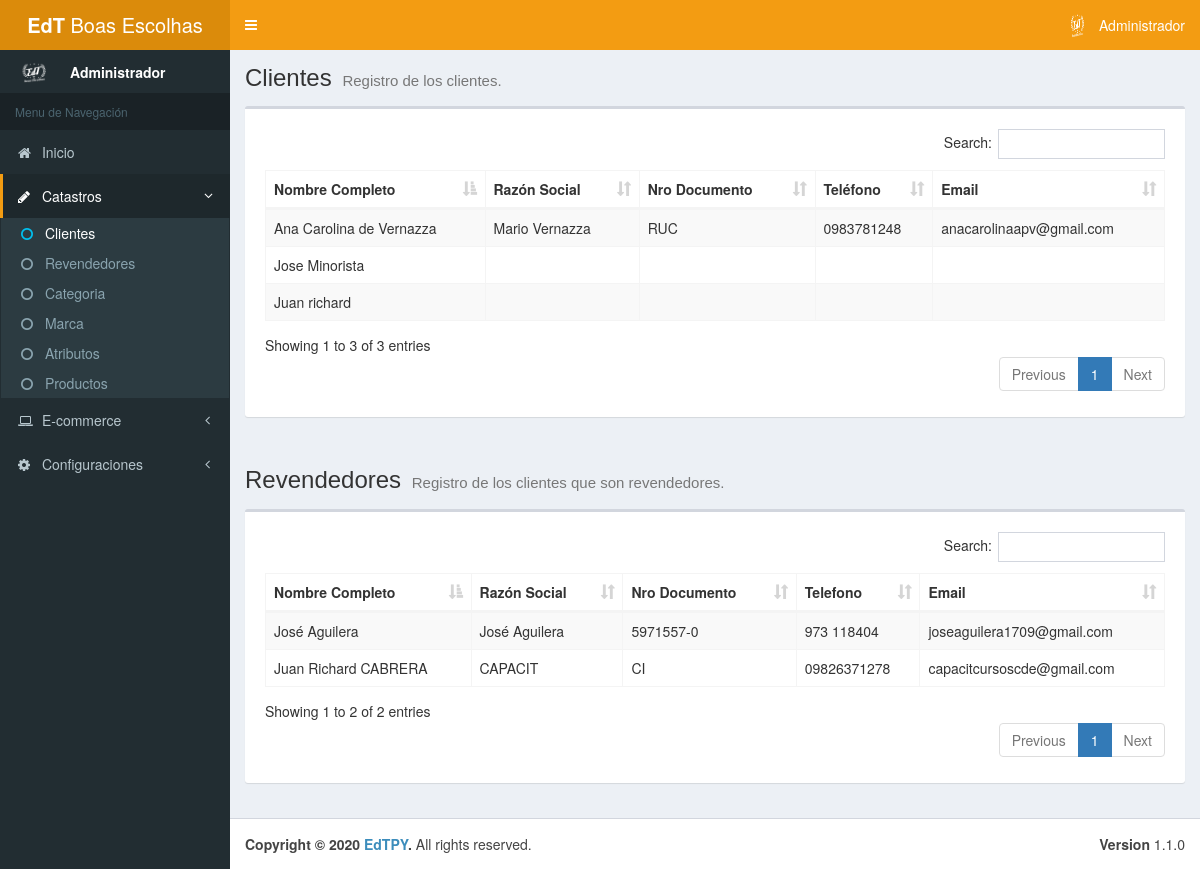
The app's page /admin/cliente.php (signed in), older data.
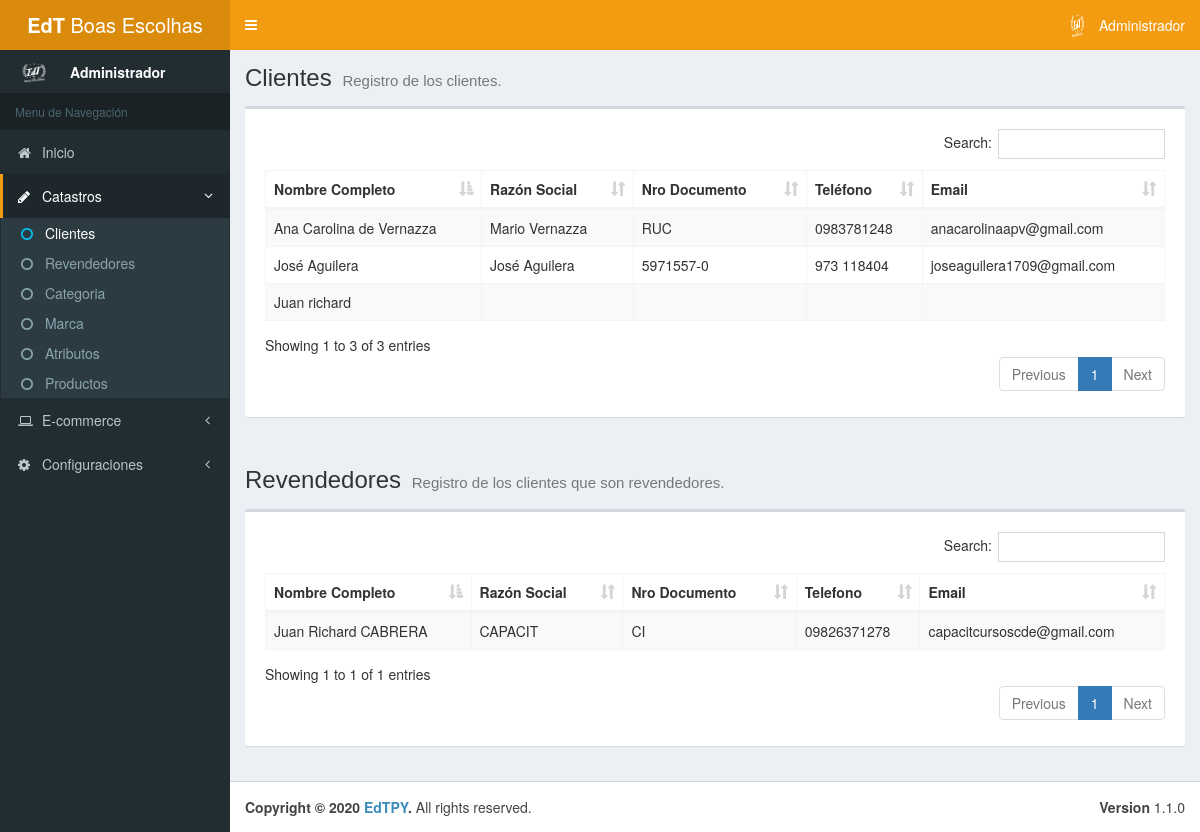
The same page, newer data.
### tables this page shows
CREATE TABLE IF NOT EXISTS `tb_cliente` (
  `id` int(11) NOT NULL AUTO_INCREMENT,
  `nombre` varchar(80) NOT NULL,
  `apellido` varchar(80) DEFAULT NULL,
  `ruc` varchar(20) DEFAULT NULL COMMENT 'RUC, RG, CI',
  `documento` varchar(50) DEFAULT NULL,
  `razon_social` varchar(80) DEFAULT NULL,
  `mayorista` tinyint(1) NOT NULL,
  `telefono` varchar(20) DEFAULT NULL,
  `email` varchar(80) DEFAULT NULL,
  `url` varchar(80) DEFAULT NULL,
  PRIMARY KEY (`id`)
);

### admin/mods/server/cliente.php (called while the page is built, shortened)
<?php
	function getClientes () {
		$connection = conn();
        $sql = "SELECT * FROM tb_cliente WHERE mayorista = 0
        ORDER BY nombre ASC";
		$query = $connection->prepare($sql);
		$query->execute();
		if ($query->rowCount() > 0) {
			$result= $query->fetchAll();
		} else {
			$result = null;
		}
		return $result;
	}
	function getRevendedores () {
		$connection = conn();
        $sql = "SELECT * FROM tb_cliente WHERE mayorista = 1
        ORDER BY nombre ASC";
		$query = $connection->prepare($sql);
		$query->execute();
		if ($query->rowCount() > 0) {
			$result= $query->fetchAll();
		} else {
			$result = null;
		}
		return $result;
    }
?>

### admin/mods/objs/cliente.php (called while the page is built, shortened)
<?php
    include_once "mods/server/cliente.php";
	$clientes = getClientes();
	$revendedores = getRevendedores();
?>

### admin/cliente.php (the view, shortened to what this page needs)
<!DOCTYPE html>
<html>
<head>
	<?php include 'includes/head.php'; ?>
</head>
<body class="hold-transition skin-yellow sidebar-mini">
	<div class="wrapper">
		<?php include 'includes/header.php'; ?>
		<?php include 'includes/aside.php'; ?>
		<?php include_once "mods/objs/cliente.php";?>
		<div class="content-wrapper">
			<div class="row">
				<div class="col-md-12">
					<section class="content-header">
						<h1>
							Clientes
							<small>Registro de los clientes.</small>
						</h1>
					</section>
					<section class="content">
						<div class="box">
							<div class="box-body">
								<div class="box-body table-responsive">
									<table class="table table-striped table-bordered display nowra" id="tabladatos">
									<thead>
										<tr>
											<th>Nombre Completo</th>
											<th>Razón Social</th>
											<th>Nro Documento</th>
											<th>Teléfono</th>
											<th>Email</th>
										</tr>
									</thead>
									<tbody>
										<?php
											if ($clientes != null) {
												foreach ($clientes as $row) {
										?>
										<tr data-toggle="modal" data-target="#AltModal" data-codigo="<?php echo $row['id'];?>" data-nombre="<?php echo $row['nombre'];?>" data-apellido="<?php echo $row['apellido'];?>" data-razon="<?php echo $row['razon_social'];?>" data-tipo="<?php echo $row['ruc'];?>" data-numero="<?php echo $row['documento'];?>" data-mayorista="<?php echo $row['mayorista'];?>"; data-telefono="<?php echo $row['telefono'];?>" data-email="<?php echo $row['email'];?>" data-url="<?php echo $row['url'];?>">
											<td><?php echo $row['nombre']." ".$row['apellido'];?></td>
											<td><?php echo $row['razon_social'];?></td>
											<td><?php echo $row['ruc'];?></td>
											<td><?php echo $row['telefono'];?></td>
											<td><?php echo $row['email'];?></td>
										</tr>
										<?php }}?>
									</tbody>
									</table>
								</div>
							</div>
						</div>
					</section>
				</div>
			</div>
			<div class="row">
				<div class="col-md-12">
					<section class="content-header">
						<h1>
						Revendedores
							<small>Registro de los clientes que son revendedores.</small>
						</h1>
					</section>
					<section class="content">
						<div class="box">
							<div class="box-body">
								<div class="box-body table-responsive">
									<table class="table table-striped table-bordered display nowra" id="tabladatos2">
									<thead>
										<tr>
											<th>Nombre Completo</th>
											<th>Razón Social</th>
											<th>Nro Documento</th>
											<th>Telefono</th>
											<th>Email</th>
										</tr>
									</thead>
									<tbody>
										<?php
											if ($revendedores != null) {
												foreach ($revendedores as $row) {
										?>
										<tr data-toggle="modal" data-target="#AltModal" data-codigo="<?php echo $row['id'];?>" data-nombre="<?php echo $row['nombre'];?>" data-apellido="<?php echo $row['apellido'];?>" data-razon="<?php echo $row['razon_social'];?>" data-tipo="<?php echo $row['ruc'];?>" data-numero="<?php echo $row['documento'];?>" data-mayorista="<?php echo $row['mayorista'];?>"; data-telefono="<?php echo $row['telefono'];?>" data-email="<?php echo $row['email'];?>" data-url="<?php echo $row['url'];?>">
											<td><?php echo $row['nombre']." ".$row['apellido'];?></td>
											<td><?php echo $row['razon_social'];?></td>
											<td><?php echo $row['ruc'];?></td>
											<td><?php echo $row['telefono'];?></td>
											<td><?php echo $row['email'];?></td>
										</tr>
										<?php }}?>
									</tbody>
									</table>
								</div>
							</div>
						</div>
					</section>
				</div>
			</div>
		</div>
		<?php include "includes/footer.php"; ?>
	</div>
</body>
</html>

Row changes from the older to the newer data that the page shows:
removed tb_cliente: nombre "Jose", apellido "Minorista", shown under "Clientes Registro de los clientes."
changed tb_cliente "José": moves from the list under "Revendedores Registro de los clientes que son revendedores." to the list under "Clientes Registro de los clientes."
changed tb_cliente "Juan Richard": url empty → "juan-richard-66000.jpeg" (drawn)
Text that changed along with them:
text written by a page script: "Search: Showing 1 to 2 of 2 entries Previous 1 Next" → "Search: Showing 1 to 1 of 1 entries Previous 1 Next"
